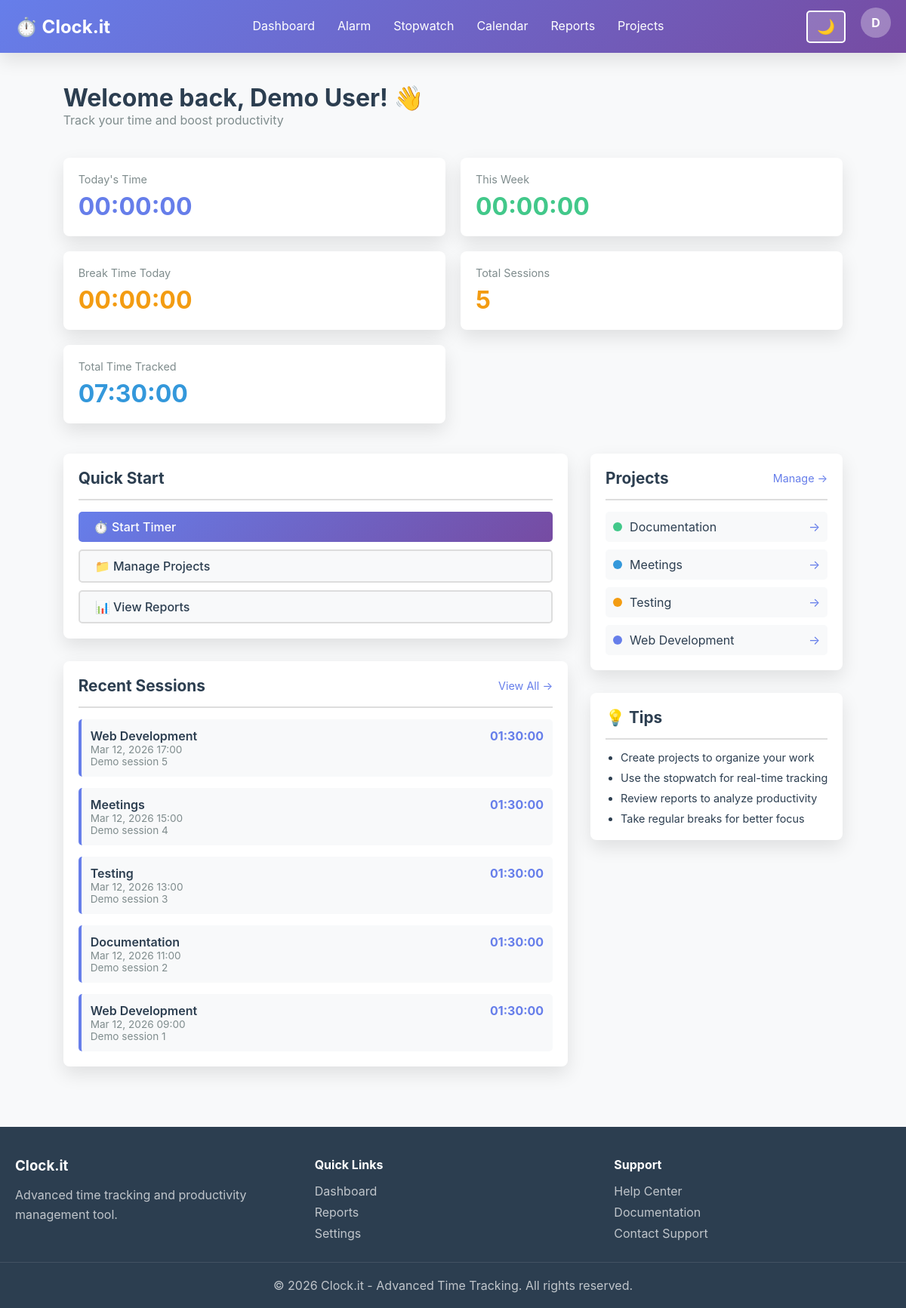
/dashboard.php (signed in), run on the app's committed database.
### tables this page shows
CREATE TABLE users (
                id INTEGER PRIMARY KEY AUTOINCREMENT,
                email TEXT UNIQUE NOT NULL,
                password_hash TEXT NOT NULL,
                full_name TEXT,
                created_at DATETIME DEFAULT CURRENT_TIMESTAMP,
                updated_at DATETIME DEFAULT CURRENT_TIMESTAMP,
                is_admin INTEGER DEFAULT 0,
                theme TEXT DEFAULT 'light',
                notifications_enabled INTEGER DEFAULT 1
            );

CREATE TABLE time_sessions (
                id INTEGER PRIMARY KEY AUTOINCREMENT,
                user_id INTEGER NOT NULL,
                project_id INTEGER,
                start_time DATETIME NOT NULL,
                end_time DATETIME,
                duration_seconds INTEGER,
                description TEXT,
                notes TEXT,
                created_at DATETIME DEFAULT CURRENT_TIMESTAMP,
                FOREIGN KEY(user_id) REFERENCES users(id) ON DELETE CASCADE,
                FOREIGN KEY(project_id) REFERENCES projects(id) ON DELETE SET NULL
            );

CREATE TABLE projects (
                id INTEGER PRIMARY KEY AUTOINCREMENT,
                user_id INTEGER NOT NULL,
                name TEXT NOT NULL,
                description TEXT,
                color TEXT DEFAULT '#667eea',
                is_active INTEGER DEFAULT 1,
                created_at DATETIME DEFAULT CURRENT_TIMESTAMP,
                FOREIGN KEY(user_id) REFERENCES users(id) ON DELETE CASCADE
            );

### dashboard.php (the view, shortened to what the rows shown need)
<?php
require_once 'config/init.php';
$user = getCurrentUser();
$userId = $_SESSION['user_id'];
$db = Database::getInstance();
$projects = $db->fetchAll(
    "SELECT * FROM projects WHERE user_id = ? AND is_active = 1 ORDER BY name",
    [$userId]
);
$recentSessions = $db->fetchAll(
    "SELECT ts.*, p.name as project_name FROM time_sessions ts
     LEFT JOIN projects p ON ts.project_id = p.id
     WHERE ts.user_id = ?
     ORDER BY ts.start_time DESC LIMIT 5",
    [$userId]
);
$userName = $user && $user['full_name'] ? htmlspecialchars($user['full_name']) : (isset($user['email']) ? explode('@', $user['email'])[0] : 'User');
?>
<?php HTMLHelper::renderHeader('Dashboard', $user); ?>
<body class="<?php echo $user['theme'] === 'dark' ? 'dark-theme' : 'light-theme'; ?>">
    <?php HTMLHelper::renderNavigation('dashboard', $user); ?>
    <div class="container">
        <div style="margin-bottom: 40px;">
            <h1>Welcome back, <?php echo $userName; ?>! 👋</h1>
            <p class="text-muted">Track your time and boost productivity</p>
        </div>
        <div style="display: grid; grid-template-columns: 2fr 1fr; gap: 30px; margin-bottom: 40px;">
            <div>
                <div class="card">
                    <div class="card-body">
                        <?php if (empty($recentSessions)): ?>
                            <p class="text-muted" style="text-align: center; padding: 20px 0;">No sessions yet. Start tracking!</p>
                        <?php else: ?>
                            <div style="display: flex; flex-direction: column; gap: 15px;">
                                <?php foreach ($recentSessions as $session): ?>
                                    <div style="padding: 12px; border-radius: 5px; background: var(--bg-secondary); border-left: 4px solid #667eea;">
                                        <div style="display: flex; justify-content: space-between; align-items: start;">
                                            <div>
                                                <div style="font-weight: 600;">
                                                    <?php echo htmlspecialchars($session['project_name'] ?? 'Untitled'); ?>
                                                </div>
                                                <div class="text-muted" style="font-size: 0.85rem;">
                                                    <?php echo formatDateTime($session['start_time']); ?>
                                                </div>
                                                <?php if ($session['description']): ?>
                                                    <div class="text-muted" style="font-size: 0.85rem;">
                                                        <?php echo htmlspecialchars($session['description']); ?>
                                                    </div>
                                                <?php endif; ?>
                                            </div>
                                            <div style="text-align: right; font-weight: bold; color: #667eea;">
                                                <?php
                                                    $sessDur = isset($session['duration_seconds']) ? (int)$session['duration_seconds'] : null;
                                                    echo formatDuration($sessDur ?? 0);
                                                ?>
                                            </div>
                                        </div>
                                    </div>
                                <?php endforeach; ?>
                            </div>
                        <?php endif; ?>
                    </div>
                </div>
            </div>
            <div>
                <div class="card mb-30">
                    <div class="card-body">
                        <?php if (empty($projects)): ?>
                            <p class="text-muted" style="text-align: center; padding: 20px 0;">No projects yet</p>
                        <?php else: ?>
                            <div style="display: flex; flex-direction: column; gap: 10px;">
                                <?php foreach (array_slice($projects, 0, 5) as $project): ?>
                                    <div style="padding: 10px; border-radius: 5px; background: var(--bg-secondary); display: flex; justify-content: space-between; align-items: center;">
                                        <div style="display: flex; align-items: center; gap: 10px;">
                                            <div style="width: 12px; height: 12px; border-radius: 50%; background: <?php echo htmlspecialchars($project['color']); ?>;"></div>
                                            <span><?php echo htmlspecialchars($project['name']); ?></span>
                                        </div>
                                        <a href="projects.php?id=<?php echo $project['id']; ?>" class="text-primary" style="text-decoration: none;">→</a>
                                    </div>
                                <?php endforeach; ?>
                            </div>
                        <?php endif; ?>
                    </div>
                </div>
            </div>
        </div>
    </div>
    <?php HTMLHelper::renderFooter(); ?>
</body>
</html>

### config/html-helper.php (shortened to what the rows shown need)
<?php
class HTMLHelper {
    public static function renderHeader($title, $user = null) {
        $theme = $user && isset($user['theme']) ? $user['theme'] : 'light';
        $baseUrl = defined('BASE_URL') ? BASE_URL : '';
        echo <<<HTML
<!DOCTYPE html>
<html lang="en" data-theme="$theme" data-base-url="$baseUrl">
<head>
    <meta charset="UTF-8">
    <meta name="viewport" content="width=device-width, initial-scale=1.0">
    <meta http-equiv="X-UA-Compatible" content="IE=edge">
    <title>$title - Clock.it</title>
    <link rel="stylesheet" href="{$baseUrl}/assets/css/style.css">
    <link rel="stylesheet" href="{$baseUrl}/assets/css/responsive.css">
    <link rel="stylesheet" href="{$baseUrl}/assets/css/dark-mode.css">
</head>
<body class="$theme-theme">
HTML;
    }
    public static function renderNavigation($currentPage = '', $user = null) {
        $baseUrl = defined('BASE_URL') ? BASE_URL : '';
        $userEmail = $user ? htmlspecialchars($user['email']) : '';
        $userName = $user && $user['full_name'] ? htmlspecialchars($user['full_name']) : explode('@', $userEmail)[0];
        $userInitial = !empty($userName) ? $userName[0] : '?';
        echo <<<HTML
<nav class="navbar">
    <div class="navbar-container">
        <div class="navbar-brand">
            <a href="{$baseUrl}/dashboard.php" class="brand-logo">⏱️ Clock.it</a>
        </div>
        <ul class="navbar-menu" id="navMenu">
            <li><a href="{$baseUrl}/dashboard.php" class="nav-link $(currentPage === 'dashboard' ? 'active' : '')">Dashboard</a></li>
            <li><a href="{$baseUrl}/alarm.php" class="nav-link $(currentPage === 'alarm' ? 'active' : '')">Alarm</a></li>
            <li><a href="{$baseUrl}/stopwatch.php" class="nav-link $(currentPage === 'stopwatch' ? 'active' : '')">Stopwatch</a></li>
            <li><a href="{$baseUrl}/calendar.php" class="nav-link $(currentPage === 'calendar' ? 'active' : '')">Calendar</a></li>
            <li><a href="{$baseUrl}/reports.php" class="nav-link $(currentPage === 'reports' ? 'active' : '')">Reports</a></li>
            <li><a href="{$baseUrl}/projects.php" class="nav-link $(currentPage === 'projects' ? 'active' : '')">Projects</a></li>
HTML;
        echo <<<HTML
        </ul>
        <div class="navbar-end">
            <button id="themeToggle" class="theme-toggle" title="Toggle dark/light mode">
                <span id="themeIcon">🌙</span>
            </button>
            <div class="user-menu">
                <div class="user-avatar">$userInitial</div>
                <div class="user-dropdown">
                    <div class="user-info">
                        <div class="user-name">$userName</div>
                        <div class="user-email">$userEmail</div>
                    </div>
                    <hr>
                    <a href="{$baseUrl}/profile.php" class="dropdown-item">👤 Profile</a>
                    <a href="{$baseUrl}/settings.php" class="dropdown-item">⚙️ Settings</a>
                    <hr>
                    <a href="{$baseUrl}/logout.php" class="dropdown-item logout">🚪 Logout</a>
                </div>
            </div>
        </div>
        <button id="menuToggle" class="menu-toggle">☰</button>
    </div>
</nav>
HTML;
    }
    public static function renderFooter() {
        $year = date('Y');
        $baseUrl = defined('BASE_URL') ? BASE_URL : '';
        echo <<<HTML
<footer class="footer">
    <div class="footer-container">
        <div class="footer-section">
            <h3>Clock.it</h3>
            <p>Advanced time tracking and productivity management tool.</p>
        </div>
        <div class="footer-section">
            <h4>Quick Links</h4>
            <ul>
                <li><a href="{$baseUrl}/dashboard.php">Dashboard</a></li>
                <li><a href="{$baseUrl}/reports.php">Reports</a></li>
                <li><a href="{$baseUrl}/settings.php">Settings</a></li>
            </ul>
        </div>
        <div class="footer-section">
            <h4>Support</h4>
            <ul>
                <li><a href="{$baseUrl}/help.php">Help Center</a></li>
                <li><a href="{$baseUrl}/docs.php">Documentation</a></li>
                <li><a href="mailto:support@clock-it.local">Contact Support</a></li>
            </ul>
        </div>
    </div>
    <div class="footer-bottom">
        <p>&copy; $year Clock.it - Advanced Time Tracking. All rights reserved.</p>
    </div>
</footer>
<script>
    window.APP_BASE_URL = window.APP_BASE_URL || document.documentElement.dataset.baseUrl || '';
</script>
<script src="{$baseUrl}/assets/js/main.js"></script>
<script src="{$baseUrl}/assets/js/theme.js"></script>
</body>
</html>
HTML;
    }
}
?>

### data on the page
users: full_name "D", full_name "Demo User"
time_sessions: project.name "Web Development", start_time "Mar 12, 2026 17:00", description "Demo session 5", duration_seconds "01:30:00"
time_sessions: project.name "Meetings", start_time "Mar 12, 2026 15:00", description "Demo session 4", duration_seconds "01:30:00"
time_sessions: project.name "Testing", start_time "Mar 12, 2026 13:00", description "Demo session 3", duration_seconds "01:30:00"
time_sessions: project.name "Documentation", start_time "Mar 12, 2026 11:00", description "Demo session 2", duration_seconds "01:30:00"
time_sessions: project.name "Web Development", start_time "Mar 12, 2026 09:00", description "Demo session 1", duration_seconds "01:30:00"
projects: name "Documentation"
projects: name "Meetings"
projects: name "Testing"
projects: name "Web Development"

### other printed values
formatDuration($todayTotal) "00:00:00"
formatDuration($weekTotal) "00:00:00"
formatDuration($todayBreakTotal) "00:00:00"
$totalSessions['count'] "5"
formatDuration($totalSessions['total'] ?? 0) "07:30:00"
